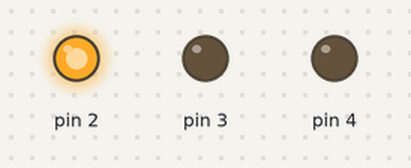
The sketch below on a simulated Arduino Uno, built with avr-gcc and run on an emulated ATmega328P. Shown: output pins drawn as LEDs (lit = HIGH).

Above: at 2.5 s.
At 5.02 s:
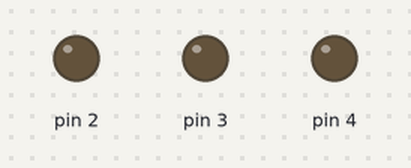
At 7.5 s:
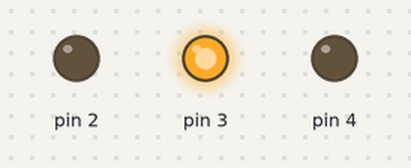
At 12.6 s:
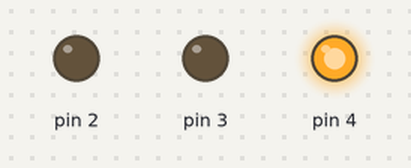
Timing chart, 0 to 19.7 s (numbered marks = the images above):
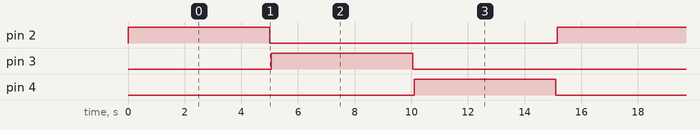

Measured:
- by itself, pin 2–4: alternates HIGH for 5.0 s and LOW for 10.2 s
- by itself, everything shown: repeats every 15.2 s, in 6 steps

The sketch:

pumpkin.ino
```cpp
void setup()
{

  for(int i = 2;i<=4; i++)
  {
    pinMode(i,OUTPUT);
  }
}
void loop()
{

    for(int i = 2;i<=4; i++)
    {
      digitalWrite(i,HIGH);
      delay(5000);
      digitalWrite(i,LOW);
      delay(50);
  }

}
```
